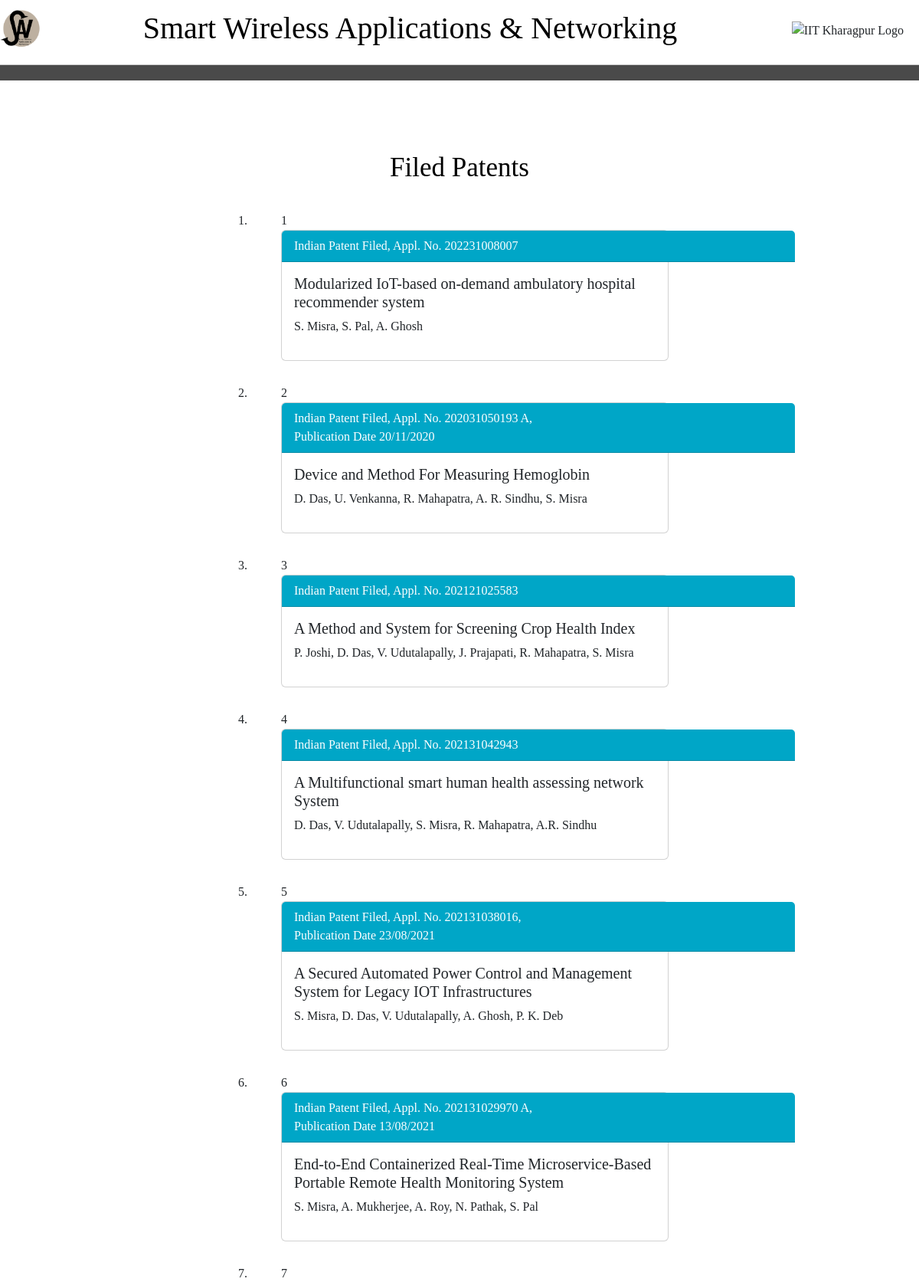
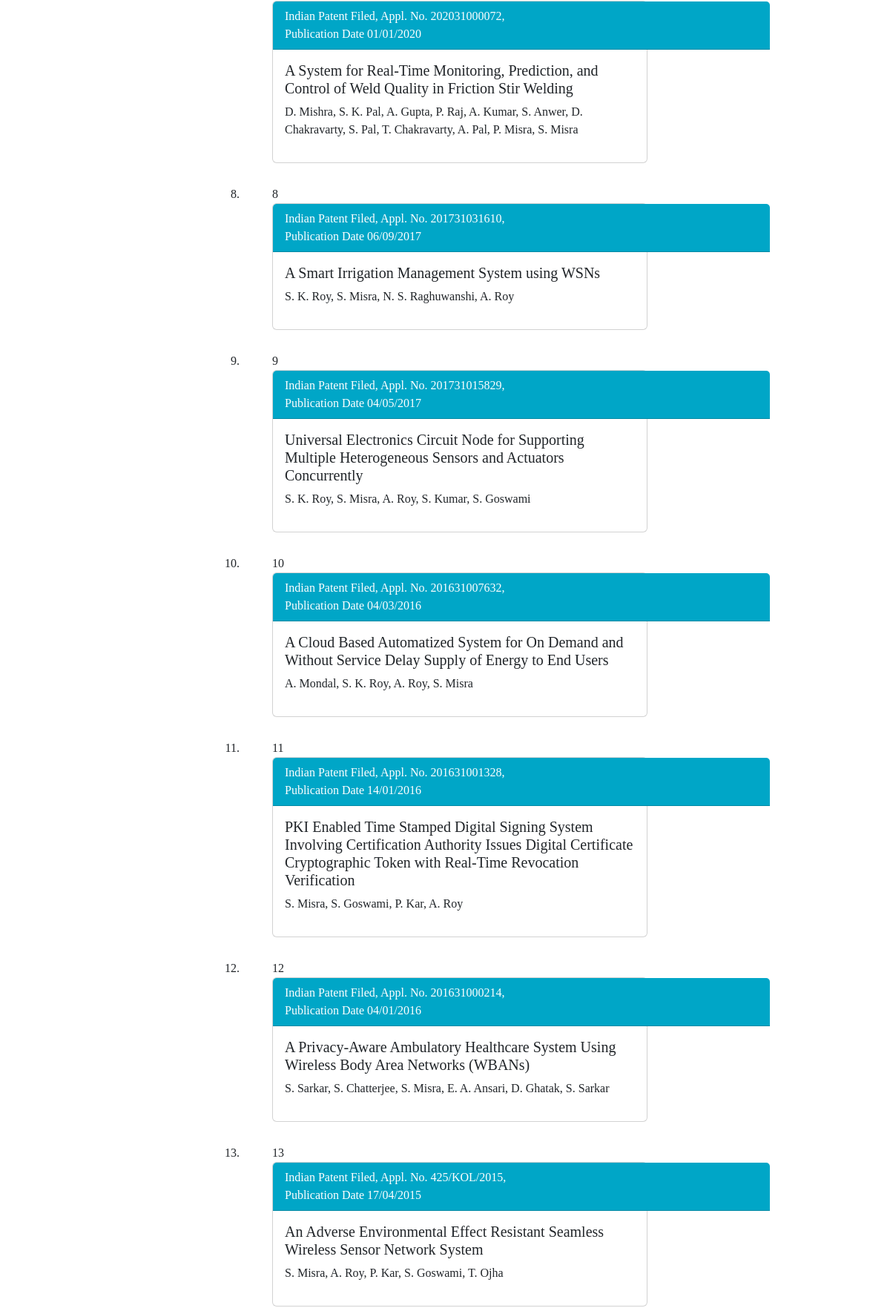
The app's page /patents/ (upper part) with its own data (2 pictures, top to bottom).
### mainApp/models.py (models this page shows)
class Patent(models.Model):
    application_number = models.CharField(max_length=255)
    publication_date = models.CharField(max_length=255, blank=True, null=True)
    title = models.CharField(max_length=500)
    authors = models.CharField(max_length=500)
    is_granted=models.BooleanField(default="False")

### mainApp/views.py (the view)
# urls.py: path('patents/', views.patents_view, name='patents'),
def patents_view(request):
    patents = Patent.objects.filter(is_granted=False)
    return render(request, 'patents.html', {'patents': patents})

### mainApp/templates/patents.html (shortened to what this page needs)
{% extends "base.html" %}
{% block body %}
  <main id="main">
    <h1  id="paper-heading"  style="color: #000000; font-family: Georgia, 'Times New Roman', Times, serif;">Filed Patents</h1>
<section class="bsb-timeline-5 py-5 py-xl-8">
  <div class="container">
    <div class="row justify-content-center">
      <div class="col-10 col-md-8 col-xl-6">
        <ul class="timeline">
          {% for patent in patents %}
            <li id="publication-item-full" class="timeline-item">
              <span id="patent-num" class="timeline-icon">{{ forloop.counter }}</span>
              <div class="timeline-body">
                <div class="timeline-content">
                  <div id="publication-item-body" class="card text">
                    <div id="patent-app-no" class="card-header">
                      Indian Patent Filed, Appl. No. {{ patent.application_number }}{% if patent.publication_date %},<br> Publication Date {{ patent.publication_date }}{% endif %}
                    </div>
                    <div class="card-body">
                      <h5 class="card-title">{{ patent.title }}</h5>
                      <p>{{ patent.authors }}</p>
                    </div>
                  </div>
                </div>
              </div>
            </li>
          {% endfor %}
        </ul>
      </div>
    </div>
  </div>
</section>
  </main>
  {% endblock body %}

### mainApp/static/css/variables.css (style rules this page uses)
:root { --font-default: 'EB Garamond', system-ui, -apple-system, "Segoe UI", Roboto, "Helvetica Neue", Arial, "Noto Sans", "Liberation Sans", sans-serif, "Apple Color Emoji", "Segoe UI Emoji", "Segoe UI Symbol", "Noto Color Emoji"; --font-primary: 'EB Garamond', serif; --font-secondary: 'Inter', sans-serif; --color-default: #212529; --color-default-rgb: 33, 37, 41; --color-links: #212529; --color-links-hover: #15171a; --color-primary: #212529; --color-primary-light: #26282c; --color-primary-dark: #0b0c0e; --color-primary-rgb: 33, 37, 41; --color-primary-light-rgb: 38, 40, 44; --color-primary-dark-rgb: 11, 12, 14; --color-secondary: #596d80; --color-secondary-light: #8498aa; --color-secondary-dark: #404f5c; --color-secondary-rgb: 89, 109, 128; --color-secondary-light-rgb: 132, 152, 170; --color-secondary-dark-rgb: 64, 79, 92; --color-blue: #0d6efd; --color-blue-rgb: 13, 110, 253; --color-indigo: #6610f2; --color-indigo-rgb: 102, 16, 242; --color-purple: #6f42c1; --color-purple-rgb: 111, 66, 193; --color-pink: #f3268c; --color-pink-rgb: 243, 38, 140; --color-red: #df1529; --color-red-rgb: 223, 21, 4; --color-orange: #fd7e14; --color-orange-rgb: 253, 126, 20; --color-yellow: #ffc107; --color-yellow-rgb: 255, 193, 7; --color-green: #059652; --color-green-rgb: 5, 150, 82; --color-teal: #20c997; --color-teal-rgb: 32, 201, 151; --color-cyan: #0dcaf0; --color-cyan-rgb: 13, 202, 240; --color-white: #ffffff; --color-white-rgb: 255, 255, 255; --color-gray: #6c757d; --color-gray-rgb: 108, 117, 125; --color-black: #000000; --color-black-rgb: 0, 0, 0; }
:root { --bs-blue: var(--color-blue); --bs-indigo: var(--color-indigo); --bs-purple: var(--color-purple); --bs-pink: var(--color-pink); --bs-red: var(--color-red); --bs-orange: var(--color-orange); --bs-yellow: var(--color-yellow); --bs-green: var(--color-green); --bs-teal: var(--color-teal); --bs-cyan: var(--color-cyan); --bs-white: var(--color-white); --bs-gray: var(--color-gray); --bs-gray-dark: #343a40; --bs-gray-100: #f8f9fa; --bs-gray-200: #e9ecef; --bs-gray-300: #dee2e6; --bs-gray-400: #ced4da; --bs-gray-500: #adb5bd; --bs-gray-600: #6c757d; --bs-gray-700: #495057; --bs-gray-800: #343a40; --bs-gray-900: #212529; --bs-primary: var(--color-blue); --bs-secondary: var(--color-blue); --bs-success: #198754; --bs-info: #0dcaf0; --bs-warning: #ffc107; --bs-danger: #dc3545; --bs-light: #f8f9fa; --bs-dark: #212529; --bs-primary-rgb: var(--color-primary-rgb); --bs-secondary-rgb: var(--color-secondary-rgb); --bs-success-rgb: 25, 135, 84; --bs-info-rgb: 13, 202, 240; --bs-warning-rgb: 255, 193, 7; --bs-danger-rgb: 220, 53, 69; --bs-light-rgb: 248, 249, 250; --bs-dark-rgb: 33, 37, 41; --bs-white-rgb: var(--color-white-rgb); --bs-black-rgb: var(--color-black-rgb); --bs-body-color-rgb: var(--color-default-rgb); --bs-body-bg-rgb: 255, 255, 255; --bs-font-sans-serif: var(--font-default); --bs-font-monospace: SFMono-Regular, Menlo, Monaco, Consolas, "Liberation Mono", "Courier New", monospace; --bs-gradient: linear-gradient(180deg, rgba(255, 255, 255, 0.15), rgba(255, 255, 255, 0)); --bs-body-font-family: var(--font-default); --bs-body-font-size: 1rem; --bs-body-font-weight: 400; --bs-body-line-height: 1.5; --bs-body-color: var(--color-default); --bs-body-bg: #fff; }

### mainApp/static/css/main.css (style rules this page uses)
:root { scroll-behavior: smooth; }
body { color: rgba(var(--color-primary-rgb), 1); }
h1, h2, h3, h4, h5, h6 { font-family: var(--font-primary); }
#main { margin-top: 90px; }
section { padding: 40px 0; overflow: hidden; }
section { scroll-margin-top: 70px; }
h1 { text-align: center; font-size: 2em; margin-bottom: 30px; margin-top: -2%; }
#paper-heading { margin-top: 9%; margin-bottom: -1%; font-size: 35px; font-weight: 240; }
#publication-item-body { background-color: #ffffff; }
.timeline { list-style: decimal; padding: 0; margin: 0; }
.timeline-item { position: relative; padding-left: 40px; margin-bottom: 30px; }
.timeline-item .timeline-icon { align-items: center; }
.timeline-item .timeline-content .card { margin: 0; padding: 0; }
body { font-family:Georgia, 'Times New Roman', Times, serif; }
h1 { text-align: center; margin-top: 80px; margin-bottom: 30px; font-weight: 600; letter-spacing: 0px; }
#patent-app-no { background-color: #00a6c7; color: #fff; width: 670px; }
#patent-num { border-color: #00a6c7; }

### records on screen
Patent: application_number "202231008007", title "Modularized IoT-based on-demand ambulatory hospital recommender system", authors "S. Misra, S. Pal, A. Ghosh"
Patent: application_number "202031050193 A", publication_date "20/11/2020", title "Device and Method For Measuring Hemoglobin", authors "D. Das, U. Venkanna, R. Mahapatra, A. R. Sindhu, S. Misra"
Patent: application_number "202121025583", title "A Method and System for Screening Crop Health Index", authors "P. Joshi, D. Das, V. Udutalapally, J. Prajapati, R. Mahapatra, S. Misra"
Patent: application_number "202131042943", title "A Multifunctional smart human health assessing network System", authors "D. Das, V. Udutalapally, S. Misra, R. Mahapatra, A.R. Sindhu"
Patent: application_number "202131038016", publication_date "23/08/2021", title "A Secured Automated Power Control and Management System for Legacy IOT Infrastructures", authors "S. Misra, D. Das, V. Udutalapally, A. Ghosh, P. K. Deb"
Patent: application_number "202131029970 A", publication_date "13/08/2021", title "End-to-End Containerized Real-Time Microservice-Based Portable Remote Health Monitoring System", authors "S. Misra, A. Mukherjee, A. Roy, N. Pathak, S. Pal"
Patent: application_number "202031000072", publication_date "01/01/2020", title "A System for Real-Time Monitoring, Prediction, and Control of Weld Quality in Friction Stir Welding", authors "D. Mishra, S. K. Pal, A. Gupta, P. Raj, A. Kumar, S. Anwer, D. Chakravarty, S. Pal, T. Chakravarty, A. Pal, P. Misra, S. Misra"
Patent: application_number "201731031610", publication_date "06/09/2017", title "A Smart Irrigation Management System using WSNs", authors "S. K. Roy, S. Misra, N. S. Raghuwanshi, A. Roy"
Patent: application_number "201731015829", publication_date "04/05/2017", title "Universal Electronics Circuit Node for Supporting Multiple Heterogeneous Sensors and Actuators Concurrently", authors "S. K. Roy, S. Misra, A. Roy, S. Kumar, S. Goswami"
Patent: application_number "201631007632", publication_date "04/03/2016", title "A Cloud Based Automatized System for On Demand and Without Service Delay Supply of Energy to End Users", authors "A. Mondal, S. K. Roy, A. Roy, S. Misra"
Patent: application_number "201631001328", publication_date "14/01/2016", title "PKI Enabled Time Stamped Digital Signing System Involving Certification Authority Issues Digital Certificate Cryptographic Token with Real-Time Revocation Verification", authors "S. Misra, S. Goswami, P. Kar, A. Roy"
Patent: application_number "201631000214", publication_date "04/01/2016", title "A Privacy-Aware Ambulatory Healthcare System Using Wireless Body Area Networks (WBANs)", authors "S. Sarkar, S. Chatterjee, S. Misra, E. A. Ansari, D. Ghatak, S. Sarkar"
Patent: application_number "425/KOL/2015", publication_date "17/04/2015", title "An Adverse Environmental Effect Resistant Seamless Wireless Sensor Network System", authors "S. Misra, A. Roy, P. Kar, S. Goswami, T. Ojha"
